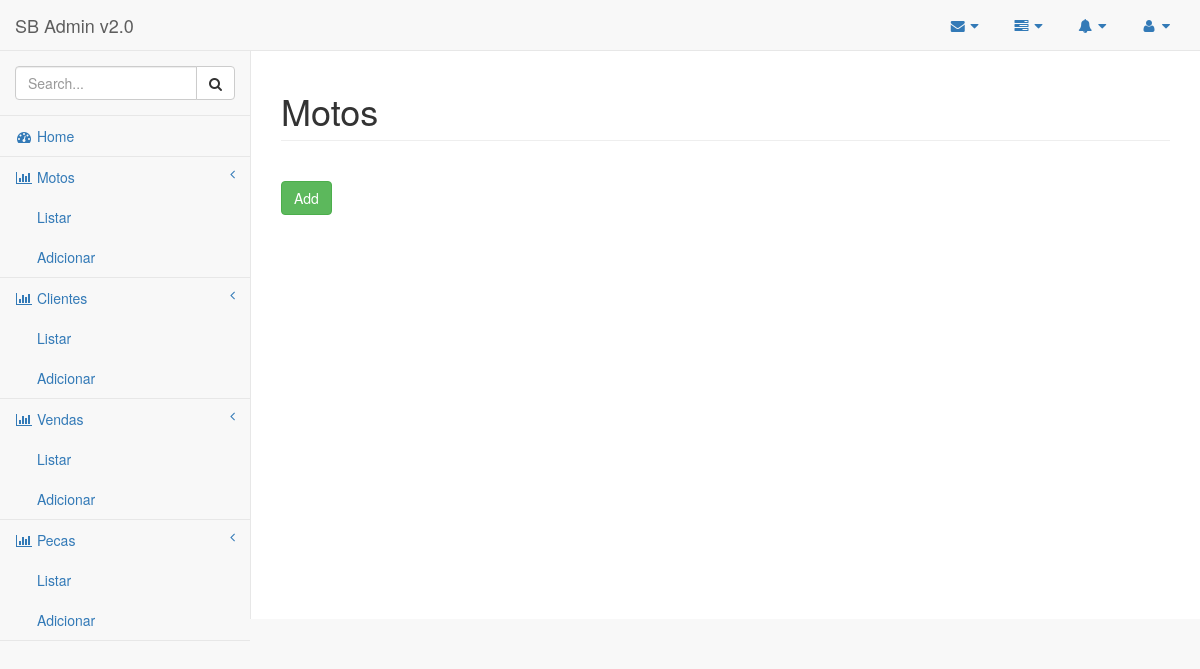
/moto/, run on an earlier commit of the app's database.
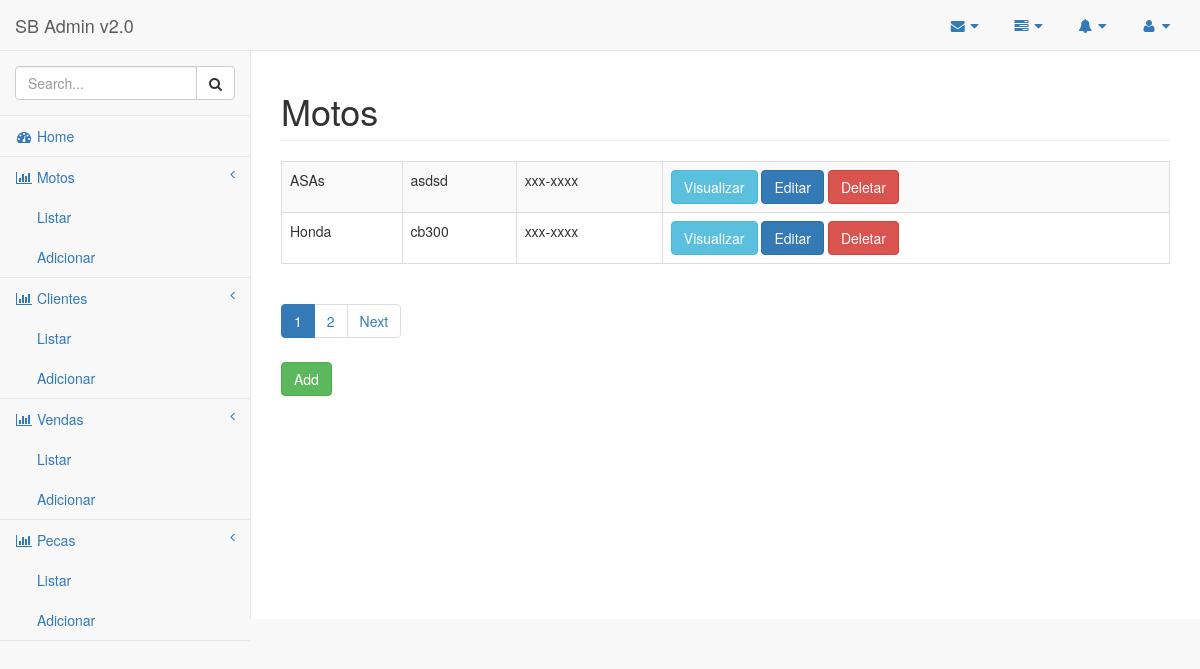
And on a later commit of the database.
### core/models.py (models this page shows, shortened)
class Moto(models.Model):
    marca = models.CharField(max_length=50)
    modelo = models.CharField(max_length=50)
    ano = models.IntegerField()
    cilindradas = models.IntegerField()
    placa = models.CharField(max_length=8,
        default = 'xxx-xxxx')
    class Meta:
        ordering = ['-pk']

### core/views.py (the view)
# urls.py: url(r'^moto/$', MotoListView.as_view(), name='moto-list'),
class MotoListView(ListView):
	model = Moto
	paginate_by = 2

### templates/core/moto_list.html (shortened to what this page needs)
{% extends "components/base.html" %}
{% block conteudo %}
	<div class="row">
        <div class="col-lg-12">
            <h1 class="page-header">Motos</h1>
        </div>
    </div>
    <div class="row">
        <div class="col-lg-12">
            <div class="dataTable_wrapper">
				<table class="table table-striped table-bordered table-hover">
					{% for moto in object_list %}
					<tr>
						<td>{{ moto.marca}}</td>
						<td>{{ moto.modelo }}</td>
						<td>{{ moto.placa }}</td>
						<td>
							<a class="btn btn-info" href='{% url "moto-detail" moto.pk %}'>Visualizar</a>
							<a class="btn btn-primary" href='{% url "moto-edit" moto.pk %}'>Editar</a>
							<a class="btn btn-danger" href='{% url "moto-delete" moto.pk %}'>Deletar</a>
						</td>
					</tr>
					{% endfor %}
				</table>
				{% if is_paginated %}
				<ul class="pagination">
					{% for page in page_obj.paginator.page_range %}
						{% ifequal page page_obj.number %}
							<li class="paginate_button active"><a href="#">{{ page }}</a></li>
						{% else %}
							<li class="paginate_button"><a href="?page={{ page }}">{{ page }}</a></li>
						{% endifequal %}
					{% endfor %}
					{% if page_obj.has_next %}
					<li class="paginate_button next"><a href="?page={{ page_obj.next_page_number }}">Next</a></li>
					{% endif %}
				</ul>
				{% endif %}
			</div>
		</div>
	</div>
	<a class="btn btn-success" href='{% url "moto-add" %}'>Add</a>
{% endblock %}

What changed in the data, as far as the page shows it:
added Moto: marca "ASAs", modelo "asdsd", placa "xxx-xxxx"
added Moto: marca "Honda", modelo "cb300", placa "xxx-xxxx"
Also different on the page:
new list line: "1"
new list line: "2"
text now shown: "Next"
